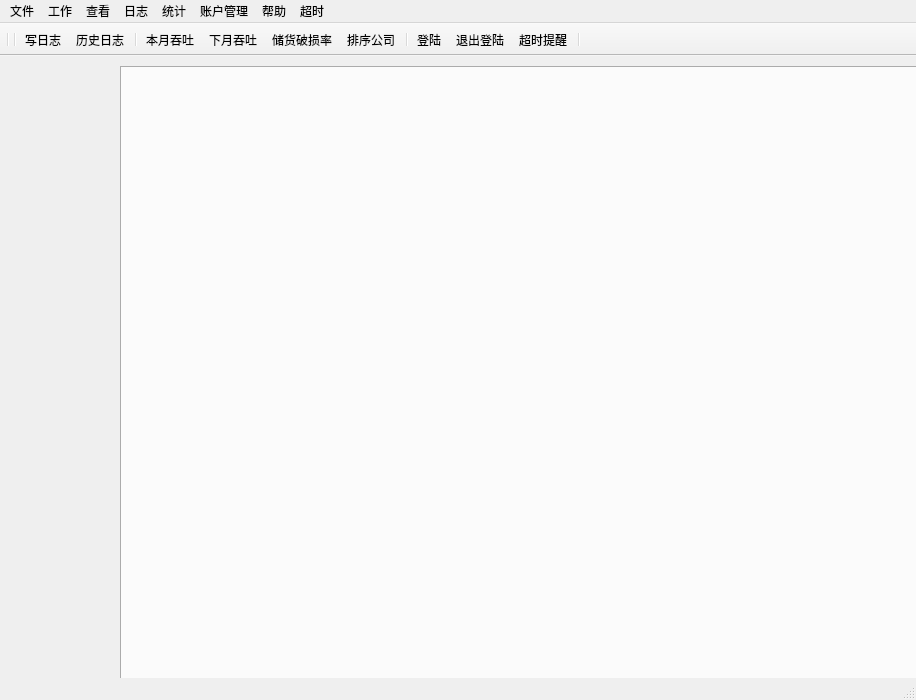
<?xml version="1.0" encoding="UTF-8"?>
<ui version="4.0">
 <class>MainWindow</class>
 <widget class="QMainWindow" name="MainWindow">
  <property name="windowModality">
   <enum>Qt::NonModal</enum>
  </property>
  <property name="geometry">
   <rect>
    <x>0</x>
    <y>0</y>
    <width>916</width>
    <height>700</height>
   </rect>
  </property>
  <property name="cursor">
   <cursorShape>ArrowCursor</cursorShape>
  </property>
  <property name="mouseTracking">
   <bool>false</bool>
  </property>
  <property name="windowTitle">
   <string>MainWindow</string>
  </property>
  <property name="autoFillBackground">
   <bool>true</bool>
  </property>
  <property name="styleSheet">
   <string notr="true">font: 9pt &quot;微软雅黑&quot;;</string>
  </property>
  <property name="tabShape">
   <enum>QTabWidget::Rounded</enum>
  </property>
  <property name="dockOptions">
   <set>QMainWindow::AllowTabbedDocks|QMainWindow::AnimatedDocks</set>
  </property>
  <property name="unifiedTitleAndToolBarOnMac">
   <bool>false</bool>
  </property>
  <widget class="QWidget" name="centralwidget">
   <widget class="QTabWidget" name="tabWidget">
    <property name="geometry">
     <rect>
      <x>120</x>
      <y>10</y>
      <width>1000</width>
      <height>700</height>
     </rect>
    </property>
    <property name="sizePolicy">
     <sizepolicy hsizetype="Expanding" vsizetype="Expanding">
      <horstretch>0</horstretch>
      <verstretch>0</verstretch>
     </sizepolicy>
    </property>
    <property name="currentIndex">
     <number>-1</number>
    </property>
    <property name="elideMode">
     <enum>Qt::ElideLeft</enum>
    </property>
    <property name="tabsClosable">
     <bool>true</bool>
    </property>
    <property name="movable">
     <bool>true</bool>
    </property>
   </widget>
   <widget class="QLabel" name="label">
    <property name="geometry">
     <rect>
      <x>3</x>
      <y>-10</y>
      <width>121</width>
      <height>661</height>
     </rect>
    </property>
    <property name="text">
     <string/>
    </property>
    <property name="pixmap">
     <pixmap resource="bkg_icons.qrc">:/invagate/icons/left_slide.png</pixmap>
    </property>
   </widget>
  </widget>
  <widget class="QMenuBar" name="menubar">
   <property name="geometry">
    <rect>
     <x>0</x>
     <y>0</y>
     <width>916</width>
     <height>23</height>
    </rect>
   </property>
   <widget class="QMenu" name="menuFile">
    <property name="title">
     <string>文件</string>
    </property>
    <addaction name="quitAct"/>
   </widget>
   <widget class="QMenu" name="menu">
    <property name="title">
     <string>工作</string>
    </property>
    <addaction name="inStoreAct"/>
    <addaction name="outStoreAct"/>
    <addaction name="chkGoodAct"/>
    <addaction name="recExcepAct"/>
   </widget>
   <widget class="QMenu" name="menu_2">
    <property name="title">
     <string>日志</string>
    </property>
    <addaction name="wDiaryAct"/>
    <addaction name="diaryHisAct"/>
   </widget>
   <widget class="QMenu" name="menu_3">
    <property name="title">
     <string>统计</string>
    </property>
    <addaction name="mthrAct"/>
    <addaction name="nxtMthrAct"/>
    <addaction name="brknRateAct"/>
    <addaction name="rnkComAct"/>
   </widget>
   <widget class="QMenu" name="menu_4">
    <property name="title">
     <string>账户管理</string>
    </property>
    <addaction name="loginAct"/>
    <addaction name="logoutAct"/>
    <addaction name="newAcntAct"/>
    <addaction name="chpasswdAct"/>
    <addaction name="delUser"/>
   </widget>
   <widget class="QMenu" name="menu_5">
    <property name="title">
     <string>帮助</string>
    </property>
    <addaction name="manDocAct"/>
    <addaction name="faqAct"/>
   </widget>
   <widget class="QMenu" name="menu_6">
    <property name="title">
     <string>查看</string>
    </property>
    <addaction name="curStorAct"/>
    <addaction name="lookGoodByPosi"/>
    <addaction name="lookGoodByInfo"/>
   </widget>
   <widget class="QMenu" name="menu_7">
    <property name="autoFillBackground">
     <bool>true</bool>
    </property>
    <property name="styleSheet">
     <string notr="true"/>
    </property>
    <property name="title">
     <string>超时</string>
    </property>
    <addaction name="overtime"/>
   </widget>
   <addaction name="menuFile"/>
   <addaction name="menu"/>
   <addaction name="menu_6"/>
   <addaction name="menu_2"/>
   <addaction name="menu_3"/>
   <addaction name="menu_4"/>
   <addaction name="menu_5"/>
   <addaction name="menu_7"/>
  </widget>
  <widget class="QStatusBar" name="statusbar"/>
  <widget class="QToolBar" name="toolBar">
   <property name="windowTitle">
    <string>toolBar</string>
   </property>
   <property name="movable">
    <bool>false</bool>
   </property>
   <attribute name="toolBarArea">
    <enum>TopToolBarArea</enum>
   </attribute>
   <attribute name="toolBarBreak">
    <bool>false</bool>
   </attribute>
   <addaction name="separator"/>
   <addaction name="separator"/>
   <addaction name="wDiaryAct"/>
   <addaction name="diaryHisAct"/>
   <addaction name="separator"/>
   <addaction name="mthrAct"/>
   <addaction name="nxtMthrAct"/>
   <addaction name="brknRateAct"/>
   <addaction name="rnkComAct"/>
   <addaction name="separator"/>
   <addaction name="loginAct"/>
   <addaction name="logoutAct"/>
   <addaction name="overtime"/>
   <addaction name="separator"/>
  </widget>
  <action name="quitAct">
   <property name="text">
    <string>退出</string>
   </property>
  </action>
  <action name="inStoreAct">
   <property name="text">
    <string>入库</string>
   </property>
  </action>
  <action name="outStoreAct">
   <property name="text">
    <string>出库</string>
   </property>
  </action>
  <action name="chkGoodAct">
   <property name="text">
    <string>验货</string>
   </property>
  </action>
  <action name="recExcepAct">
   <property name="text">
    <string>异常事件</string>
   </property>
  </action>
  <action name="wDiaryAct">
   <property name="text">
    <string>写日志</string>
   </property>
  </action>
  <action name="diaryHisAct">
   <property name="text">
    <string>历史日志</string>
   </property>
  </action>
  <action name="mthrAct">
   <property name="text">
    <string>本月吞吐</string>
   </property>
  </action>
  <action name="nxtMthrAct">
   <property name="text">
    <string>下月吞吐</string>
   </property>
  </action>
  <action name="brknRateAct">
   <property name="text">
    <string>储货破损率</string>
   </property>
  </action>
  <action name="rnkComAct">
   <property name="text">
    <string>排序公司</string>
   </property>
  </action>
  <action name="loginAct">
   <property name="text">
    <string>登陆</string>
   </property>
  </action>
  <action name="logoutAct">
   <property name="text">
    <string>退出登陆</string>
   </property>
  </action>
  <action name="newAcntAct">
   <property name="text">
    <string>新建账号</string>
   </property>
  </action>
  <action name="chpasswdAct">
   <property name="text">
    <string>修改密码</string>
   </property>
  </action>
  <action name="delUser">
   <property name="text">
    <string>删除用户</string>
   </property>
  </action>
  <action name="manDocAct">
   <property name="text">
    <string>使用说明</string>
   </property>
  </action>
  <action name="faqAct">
   <property name="text">
    <string>疑问解答</string>
   </property>
  </action>
  <action name="curStorAct">
   <property name="text">
    <string>当前仓储量</string>
   </property>
  </action>
  <action name="lookGoodByPosi">
   <property name="text">
    <string>按位置查看货物</string>
   </property>
   <property name="toolTip">
    <string>按位置查看货物</string>
   </property>
  </action>
  <action name="lookGoodByInfo">
   <property name="text">
    <string>按信息查看货物</string>
   </property>
  </action>
  <action name="overtime">
   <property name="enabled">
    <bool>true</bool>
   </property>
   <property name="text">
    <string>超时提醒</string>
   </property>
   <property name="menuRole">
    <enum>QAction::TextHeuristicRole</enum>
   </property>
  </action>
 </widget>
 <resources>
  <include location="bkg_icons.qrc"/>
 </resources>
 <connections/>
</ui>
